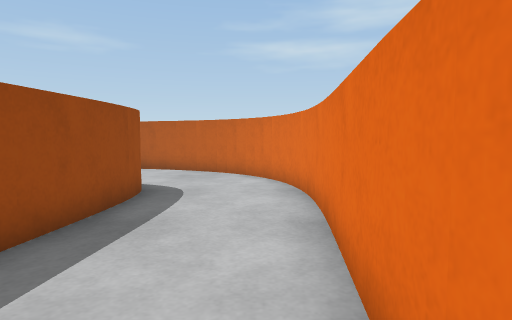
View 1 (above)

24 first-person views from a walk through a robot-simulator world made for Gazebo. The camera is 0.34 m above the floor, tilts 4° down and sees 75° across. The floor is counted in squares, 0.25 m on a side. Each view is taken from the middle of a square. On the plan, view 1 faces up. The plan holds only what a view shows up to about 15 squares ahead; the rest is blank. The place goes on beyond the plan.

View 2
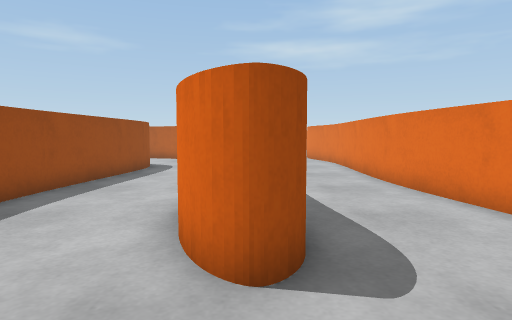

View 3
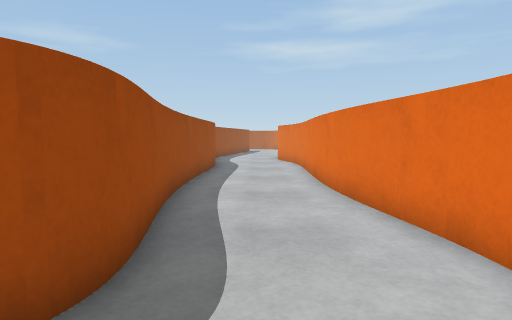

View 4
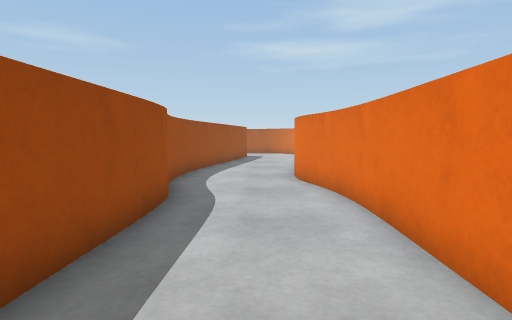

View 5
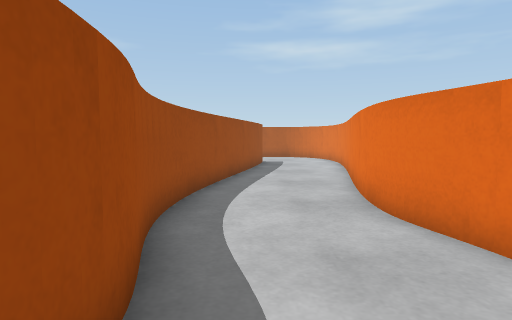

View 6
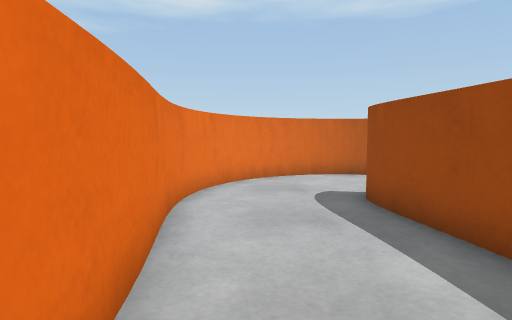

View 7
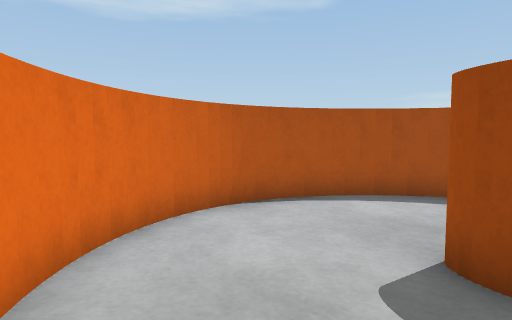

View 8
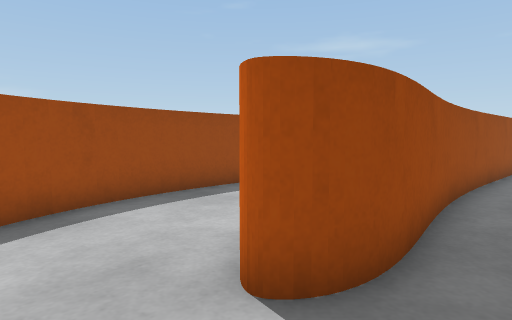

View 9
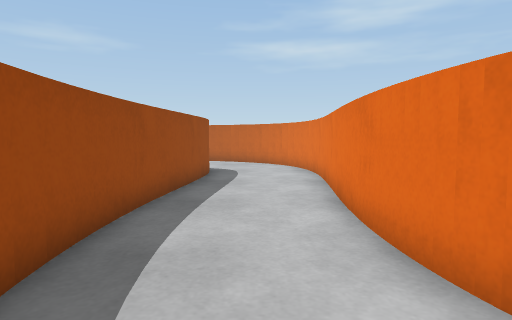

View 10
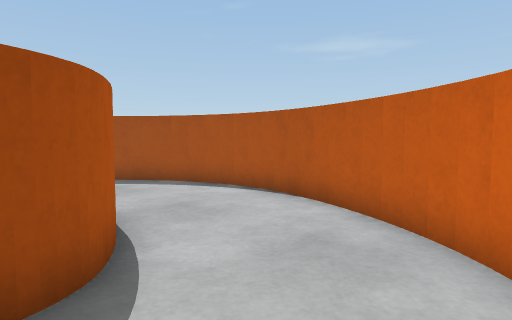

View 11
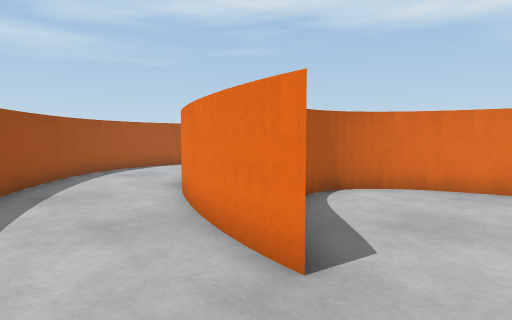

View 12
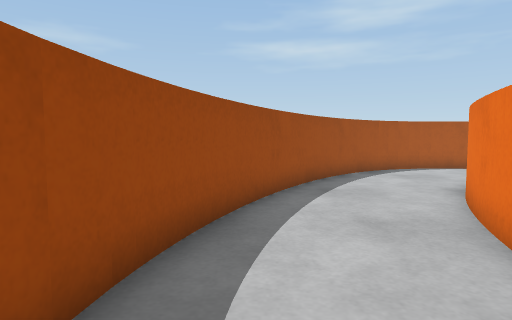

View 13
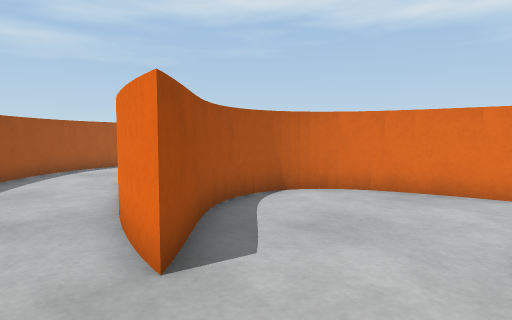

View 14
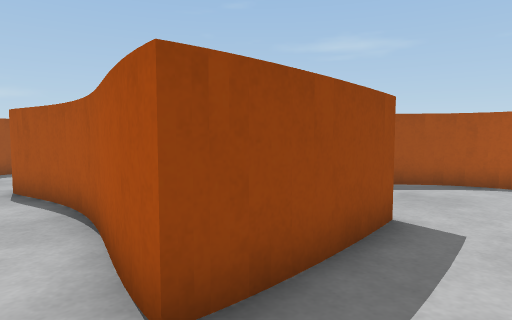

View 15
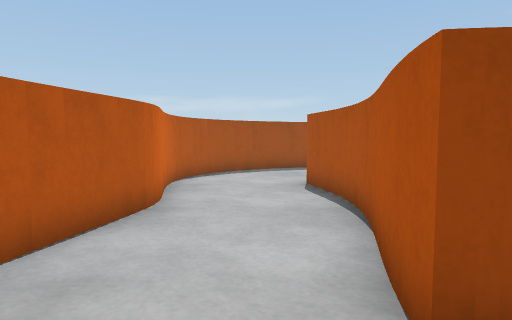

View 16
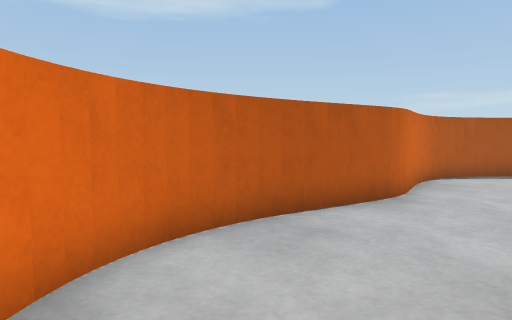

View 17
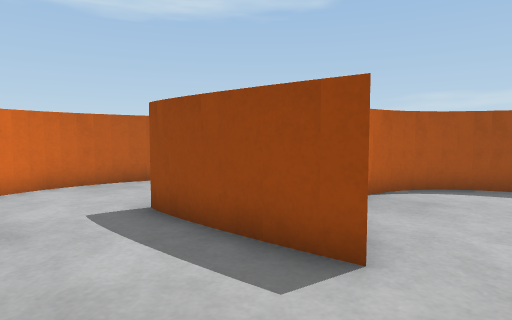

View 18
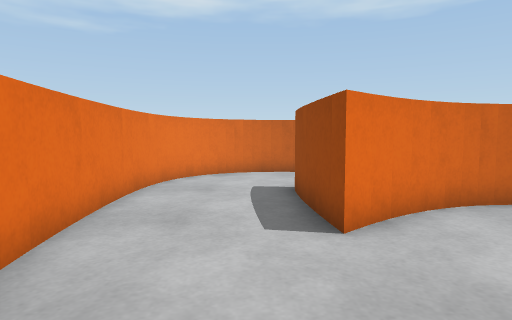

View 19
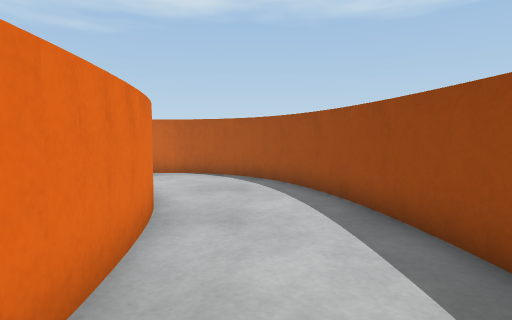

View 20
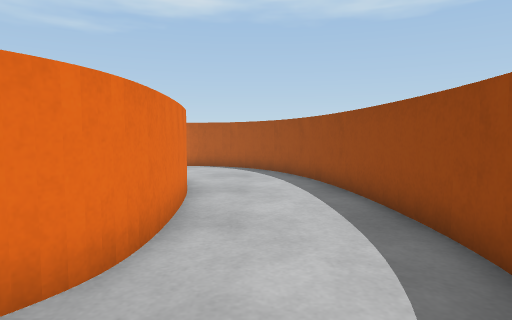

View 21
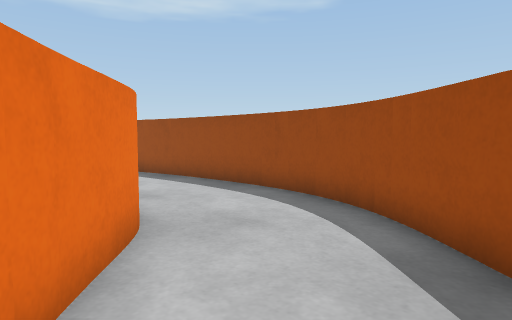

View 22
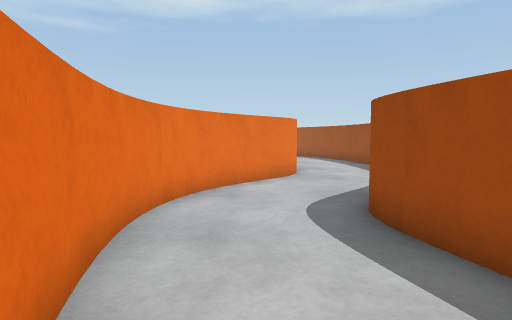

View 23
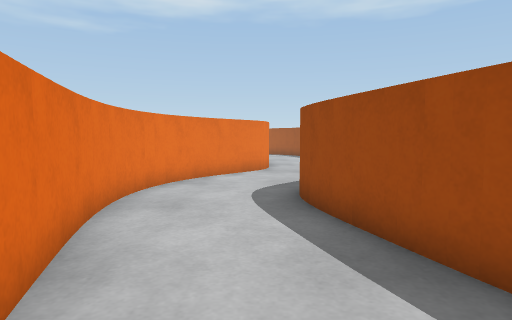

View 24
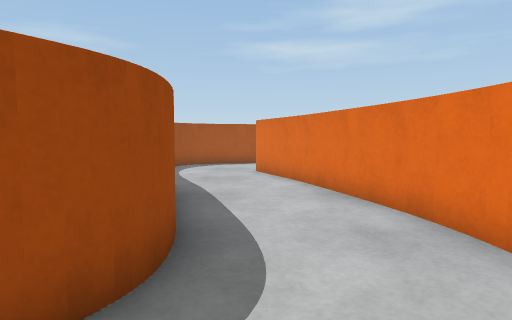

### Floor plan
Key: @ floor where view 1 was taken; # wall or solid block; . floor.
Columns run from 22 left of view 1 to 7 right of it. Each row starts with its distance up from view 1.
 18    ...#                 #...#
 17    ...##                #...#
 16     ...#               ##..##
 15    #...#               #...#
 14    #...##    #######   #...#
 13    ##...#  ###.....#####...##
 12     #...# ##.........####...#
 11     #...# #...........###...#
 10     #...###....  ##....##...#
  9    ##...##....    ##...##...#
  8   ##...###...      #...##...#
  7  ##....##...##     #...##...#
  6  #....###...#      #...##...#
  5  #...###...######  #...##...#
  4 ##...###...###..## #...##...#
  3 #...####...##....# #...##...#
  2 #...## #...#.....###...##...#
  1 #...## #  ........##...##...#
  0 ##...###..........##..@##...#
 -1 ##...###.....##...##...##...##
 -2  #...#####.####...##...###...#
 -3  #...######## #...##...###...#
 -4  #....#########...##....#...##
 -5  ##.........###...###.......#
 -6   #...............# #.......#
 -7   ##.............## ###...###
 -8    #########....##    #####
 -9            ######

Where each view was taken, in squares from view 1:
view 1: 0 up, 0 right, facing up
view 2: 7 down, 2 right, facing up
view 3: 6 down, 4 right, facing up
view 4: 3 up, 4 right, facing up
view 5: 8 up, 3 right, facing up
view 6: 4 up, 5 right, facing down
view 7: 3 down, 6 right, facing down-left
view 8: 6 down, 4 right, facing up-left
view 9: 5 down, 1 left, facing up
view 10: 8 up, 0 right, facing up-left
view 11: 0 up, 14 left, facing up-right
view 12: 0 up, 14 left, facing up
view 13: 1 down, 13 left, facing up-right
view 14: 6 down, 6 left, facing up-left
view 15: 6 down, 6 left, facing left
view 16: 5 down, 5 left, facing down-left
view 17: 1 up, 5 left, facing down-left
view 18: 4 up, 7 left, facing down
view 19: 4 up, 19 left, facing down
view 20: 7 up, 19 left, facing down
view 21: 9 up, 15 left, facing down-left
view 22: 16 up, 16 left, facing down
view 23: 18 up, 17 left, facing down
view 24: 7 up, 17 left, facing up
